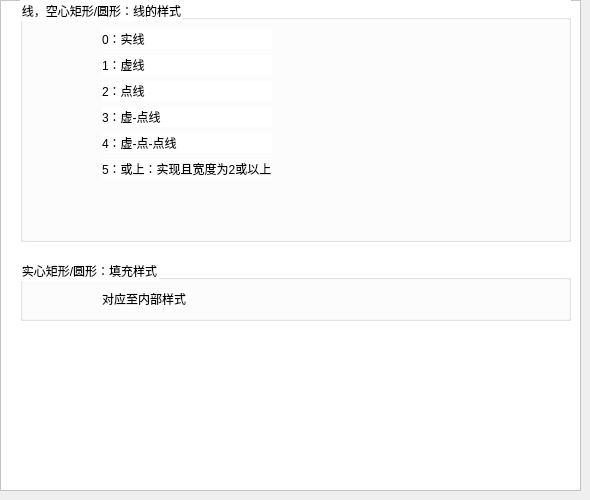
        <widget class="QWidget" name="DynamicPaintPieStyle2">
         <widget class="QFrame" name="frame_2">
          <property name="geometry">
           <rect>
            <x>0</x>
            <y>0</y>
            <width>581</width>
            <height>491</height>
           </rect>
          </property>
          <property name="styleSheet">
           <string notr="true">background-color:white;</string>
          </property>
          <property name="frameShape">
           <enum>QFrame::StyledPanel</enum>
          </property>
          <property name="frameShadow">
           <enum>QFrame::Raised</enum>
          </property>
          <widget class="QGroupBox" name="groupBox_5">
           <property name="geometry">
            <rect>
             <x>20</x>
             <y>0</y>
             <width>551</width>
             <height>242</height>
            </rect>
           </property>
           <property name="title">
            <string>线，空心矩形/圆形：线的样式</string>
           </property>
           <layout class="QGridLayout" name="gridLayout_2">
            <item row="2" column="0">
             <spacer name="horizontalSpacer_59">
              <property name="orientation">
               <enum>Qt::Horizontal</enum>
              </property>
              <property name="sizeType">
               <enum>QSizePolicy::Fixed</enum>
              </property>
              <property name="sizeHint" stdset="0">
               <size>
                <width>70</width>
                <height>20</height>
               </size>
              </property>
             </spacer>
            </item>
            <item row="5" column="2">
             <spacer name="horizontalSpacer_73">
              <property name="orientation">
               <enum>Qt::Horizontal</enum>
              </property>
              <property name="sizeHint" stdset="0">
               <size>
                <width>226</width>
                <height>20</height>
               </size>
              </property>
             </spacer>
            </item>
            <item row="4" column="1">
             <widget class="QLabel" name="label_23">
              <property name="text">
               <string>4：虚-点-点线</string>
              </property>
             </widget>
            </item>
            <item row="5" column="0">
             <spacer name="horizontalSpacer_72">
              <property name="orientation">
               <enum>Qt::Horizontal</enum>
              </property>
              <property name="sizeType">
               <enum>QSizePolicy::Fixed</enum>
              </property>
              <property name="sizeHint" stdset="0">
               <size>
                <width>70</width>
                <height>20</height>
               </size>
              </property>
             </spacer>
            </item>
            <item row="0" column="2">
             <spacer name="horizontalSpacer_56">
              <property name="orientation">
               <enum>Qt::Horizontal</enum>
              </property>
              <property name="sizeHint" stdset="0">
               <size>
                <width>226</width>
                <height>20</height>
               </size>
              </property>
             </spacer>
            </item>
            <item row="1" column="0">
             <spacer name="horizontalSpacer_57">
              <property name="orientation">
               <enum>Qt::Horizontal</enum>
              </property>
              <property name="sizeType">
               <enum>QSizePolicy::Fixed</enum>
              </property>
              <property name="sizeHint" stdset="0">
               <size>
                <width>70</width>
                <height>20</height>
               </size>
              </property>
             </spacer>
            </item>
            <item row="2" column="1">
             <widget class="QLabel" name="label_21">
              <property name="text">
               <string>2：点线</string>
              </property>
             </widget>
            </item>
            <item row="3" column="2">
             <spacer name="horizontalSpacer_67">
              <property name="orientation">
               <enum>Qt::Horizontal</enum>
              </property>
              <property name="sizeHint" stdset="0">
               <size>
                <width>226</width>
                <height>20</height>
               </size>
              </property>
             </spacer>
            </item>
            <item row="0" column="0">
             <spacer name="horizontalSpacer_55">
              <property name="orientation">
               <enum>Qt::Horizontal</enum>
              </property>
              <property name="sizeType">
               <enum>QSizePolicy::Fixed</enum>
              </property>
              <property name="sizeHint" stdset="0">
               <size>
                <width>70</width>
                <height>20</height>
               </size>
              </property>
             </spacer>
            </item>
            <item row="3" column="1">
             <widget class="QLabel" name="label_22">
              <property name="text">
               <string>3：虚-点线</string>
              </property>
             </widget>
            </item>
            <item row="2" column="2">
             <spacer name="horizontalSpacer_61">
              <property name="orientation">
               <enum>Qt::Horizontal</enum>
              </property>
              <property name="sizeHint" stdset="0">
               <size>
                <width>226</width>
                <height>20</height>
               </size>
              </property>
             </spacer>
            </item>
            <item row="0" column="1">
             <widget class="QLabel" name="label_19">
              <property name="text">
               <string>0：实线</string>
              </property>
             </widget>
            </item>
            <item row="1" column="2">
             <spacer name="horizontalSpacer_58">
              <property name="orientation">
               <enum>Qt::Horizontal</enum>
              </property>
              <property name="sizeHint" stdset="0">
               <size>
                <width>226</width>
                <height>20</height>
               </size>
              </property>
             </spacer>
            </item>
            <item row="3" column="0">
             <spacer name="horizontalSpacer_66">
              <property name="orientation">
               <enum>Qt::Horizontal</enum>
              </property>
              <property name="sizeType">
               <enum>QSizePolicy::Fixed</enum>
              </property>
              <property name="sizeHint" stdset="0">
               <size>
                <width>70</width>
                <height>20</height>
               </size>
              </property>
             </spacer>
            </item>
            <item row="4" column="0">
             <spacer name="horizontalSpacer_69">
              <property name="orientation">
               <enum>Qt::Horizontal</enum>
              </property>
              <property name="sizeType">
               <enum>QSizePolicy::Fixed</enum>
              </property>
              <property name="sizeHint" stdset="0">
               <size>
                <width>70</width>
                <height>20</height>
               </size>
              </property>
             </spacer>
            </item>
            <item row="4" column="2">
             <spacer name="horizontalSpacer_71">
              <property name="orientation">
               <enum>Qt::Horizontal</enum>
              </property>
              <property name="sizeHint" stdset="0">
               <size>
                <width>226</width>
                <height>20</height>
               </size>
              </property>
             </spacer>
            </item>
            <item row="1" column="1">
             <widget class="QLabel" name="label_20">
              <property name="text">
               <string>1：虚线</string>
              </property>
             </widget>
            </item>
            <item row="5" column="1">
             <widget class="QLabel" name="label_24">
              <property name="text">
               <string>5：或上：实现且宽度为2或以上</string>
              </property>
             </widget>
            </item>
            <item row="6" column="0">
             <spacer name="verticalSpacer_8">
              <property name="orientation">
               <enum>Qt::Vertical</enum>
              </property>
              <property name="sizeHint" stdset="0">
               <size>
                <width>20</width>
                <height>40</height>
               </size>
              </property>
             </spacer>
            </item>
           </layout>
          </widget>
          <widget class="QGroupBox" name="groupBox_6">
           <property name="geometry">
            <rect>
             <x>20</x>
             <y>260</y>
             <width>551</width>
             <height>61</height>
            </rect>
           </property>
           <property name="title">
            <string>实心矩形/圆形：填充样式</string>
           </property>
           <layout class="QVBoxLayout" name="verticalLayout_12">
            <item>
             <layout class="QHBoxLayout" name="horizontalLayout_29">
              <item>
               <spacer name="horizontalSpacer_75">
                <property name="orientation">
                 <enum>Qt::Horizontal</enum>
                </property>
                <property name="sizeType">
                 <enum>QSizePolicy::Fixed</enum>
                </property>
                <property name="sizeHint" stdset="0">
                 <size>
                  <width>70</width>
                  <height>20</height>
                 </size>
                </property>
               </spacer>
              </item>
              <item>
               <widget class="QLabel" name="label_25">
                <property name="text">
                 <string>对应至内部样式</string>
                </property>
               </widget>
              </item>
              <item>
               <spacer name="horizontalSpacer_74">
                <property name="orientation">
                 <enum>Qt::Horizontal</enum>
                </property>
                <property name="sizeHint" stdset="0">
                 <size>
                  <width>216</width>
                  <height>20</height>
                 </size>
                </property>
               </spacer>
              </item>
             </layout>
            </item>
           </layout>
          </widget>
         </widget>
        </widget>
